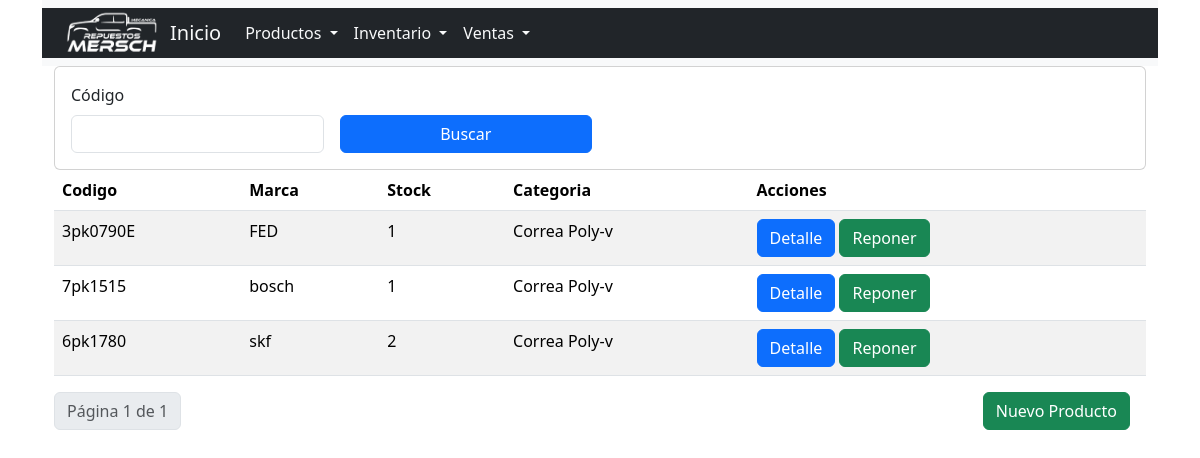
Before: /inventario/ with the older database file.
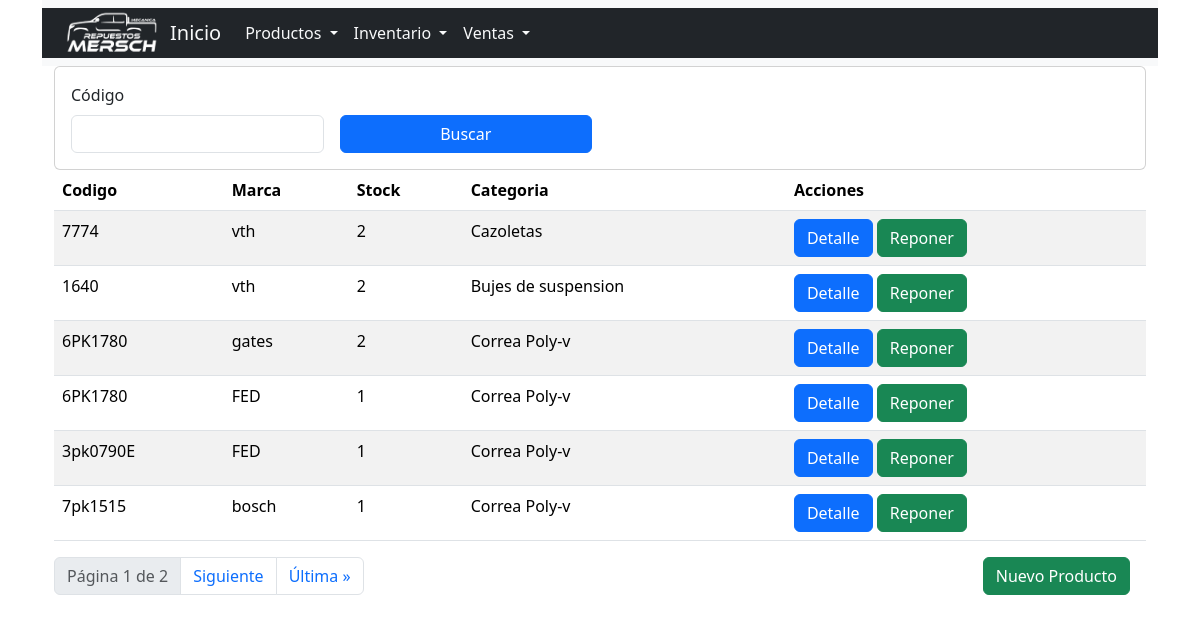
After: the same page with the newer database file.
### inventario/models.py (models this page shows, shortened)
class Producto(models.Model):
    codigo = models.CharField(max_length=50)
    stock = models.IntegerField(default=0, blank=True)
    marca = models.CharField(max_length=50, default="---", blank=False, null=False)
    categoria = models.ForeignKey(Categorias, on_delete=models.CASCADE)
    descripcion = models.TextField(blank=True, null=True)

class Categorias(models.Model):
    nombre = models.CharField(max_length=50)
    def __str__(self):
        return self.nombre

### inventario/views.py (the view)
# urls.py: path('', views.index, name="index"),
def index(request):
    productos_list = Producto.objects.all().order_by('-id')
    codigo = request.GET.get('codigo', '')
    marca = request.GET.get('marca', '')
    categoria_id = request.GET.get('categoria', '')
    if codigo:
        productos_list = productos_list.filter(codigo__icontains=codigo)
    if marca:
        productos_list = productos_list.filter(marca__icontains=marca)
    if categoria_id:
        productos_list = productos_list.filter(categoria_id=categoria_id)
    paginator = Paginator(productos_list, 6)
    page_number = request.GET.get('page')
    productos = paginator.get_page(page_number)
    categorias = Categorias.objects.all()
    return render(request, 'inventario/productos/index.html', {
        'productos': productos,
        'categorias': categorias,
        'codigo': codigo,
        'marca': marca,
        'categoria_id': categoria_id
    })

### templates/inventario/productos/index.html (shortened to what this page needs)
{% extends 'layouts/base.html' %}
{% load static %}
{% block head %}
    <link rel="stylesheet" href="{% static 'css/messages.css' %}">
{% endblock %}
{% block content %}
<div class="card">
    <div class="card-body">
        <form method="GET" class="row g-3">
            <div class="col-md-3">
                <label for="codigo" class="form-label">Código</label>
                <input type="text" name="codigo" id="codigo" class="form-control" value="{{ codigo }}" autofocus>
            </div>
            <div class="col-md-3 d-flex align-items-end">
                <button type="submit" class="btn btn-primary w-100">Buscar</button>
            </div>
        </form>
    </div>
</div>
<table class="table table-striped table-hover">
    <thead>
        <tr>
            <th scope="col">Codigo</th>
            <th scope="col">Marca</th>
            <th scope="col">Stock</th>
            <th scope="col">Categoria</th>
            <th scope="col">Acciones</th>
        </tr>
    </thead>
    <tbody>
        {% for producto in productos %}
        <tr>
            <td>{{ producto.codigo }}</td>
            <td>{{ producto.marca }}</td>
            <td>{{ producto.stock }}</td>
            <td>{{ producto.categoria }}</td>
            <td>
                <a href="{% url 'inventario:detalle_producto' producto.id %}" class="btn btn-primary">Detalle</a>
                <a href="{% url 'ingresos:ingresar_producto' producto.id %}" class="btn btn-success">Reponer</a>
            </td>
        </tr>
        {% endfor %}
    </tbody>
</table>
<nav>
    <div class="d-flex justify-content-between align-items-center flex-wrap">
        <ul class="pagination mb-0">
            <li class="page-item disabled">
                <a class="page-link">Página {{ productos.number }} de {{ productos.paginator.num_pages }}</a>
            </li>
            {% if productos.has_next %}
                <li class="page-item"><a class="page-link" href="?page={{ productos.next_page_number }}">Siguiente</a></li>
                <li class="page-item"><a class="page-link" href="?page={{ productos.paginator.num_pages }}">Última &raquo;</a></li>
            {% endif %}
        </ul>
        <div class="mx-3">
            <a href="{% url 'inventario:crear_producto' %}" class="btn btn-success">Nuevo Producto</a>
        </div>
    </div>
</nav>
{% endblock %}

Changed rows visible on the page:
no longer on this page (row edited): Producto: codigo "6pk1780", marca "skf", stock "2", categoria "Correa Poly-v"
added Producto: codigo "7774", marca "vth", stock "2", categoria "Cazoletas"
added Producto: codigo "1640", marca "vth", stock "2", categoria "Bujes de suspension"
added Producto: codigo "6PK1780", marca "gates", stock "2", categoria "Correa Poly-v"
added Producto: codigo "6PK1780", marca "FED", stock "1", categoria "Correa Poly-v"
Other visible differences:
{{ productos.paginator.num_pages }}: "1" → "2"
text now shown: "Siguiente Última »"
